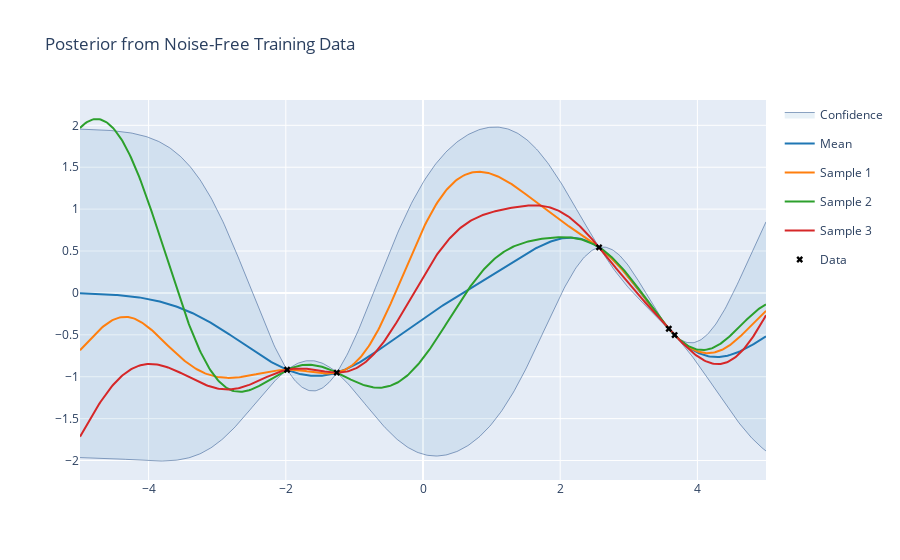

Notebook source saved alongside this figure:
### Code cell
# Generate noise-free training data
X = np.linspace(-5., 5., 500)[:, None]

TRAIN_SIZE = 5
X_train = np.random.uniform(-5., 5, (TRAIN_SIZE, 1))
Y_train = np.sin(X_train)

# Compute mean and covariance of posterior
mup, covp = posterior(X, X_train, Y_train, kernel=rbf)

# Draw samples from posterior
NSAMPLES = 3
samples = np.random.multivariate_normal(mup.ravel(), covp, NSAMPLES)
plotly_gp(mup, covp, X, X_train=X_train, Y_train=Y_train, samples=samples, title="Posterior from Noise-Free Training Data")

### Figure 1 — Plotly figure (JSON) as saved in the notebook; plotly's stock layout.template omitted (floating-point values rounded to 4 significant figures; data arrays with more than 128 entries replaced by an {"elided": "..."} marker saying what was removed)
{"data": [{"fillcolor": "rgba(31, 119, 180, 0.1)", "legendgroup": "Confidence_fill_(layout.XAxis(),layout.YAxis())", "line": {"color": "#204a87", "width": 0.5}, "name": "Confidence", "showlegend": false, "type": "scatter", "x": {"elided": "500 float values"}, "y": {"elided": "500 float values"}}, {"fill": "tonextx", "fillcolor": "rgba(31, 119, 180, 0.1)", "legendgroup": "Confidence_fill_(layout.XAxis(),layout.YAxis())", "line": {"color": "#204a87", "width": 0.5}, "name": "Confidence", "showlegend": true, "type": "scatter", "x": {"elided": "500 float values"}, "y": {"elided": "500 float values"}}, {"line": {"color": "#1f77b4"}, "name": "Mean", "type": "scatter", "x": {"elided": "500 float values"}, "y": {"elided": "500 float values"}}, {"line": {"color": "#ff7f0e"}, "name": "Sample 1", "type": "scatter", "x": {"elided": "500 float values"}, "y": {"elided": "500 float values"}}, {"line": {"color": "#2ca02c"}, "name": "Sample 2", "type": "scatter", "x": {"elided": "500 float values"}, "y": {"elided": "500 float values"}}, {"line": {"color": "#d62728"}, "name": "Sample 3", "type": "scatter", "x": {"elided": "500 float values"}, "y": {"elided": "500 float values"}}, {"marker": {"color": "#000000", "symbol": "x"}, "mode": "markers", "name": "Data", "type": "scatter", "x": [3.668, -1.981, 3.583, 2.567, -1.257], "y": [-0.5026, -0.917, -0.4274, 0.5436, -0.9513]}], "layout": {"hovermode": "x", "title": {"text": "Posterior from Noise-Free Training Data"}}}
